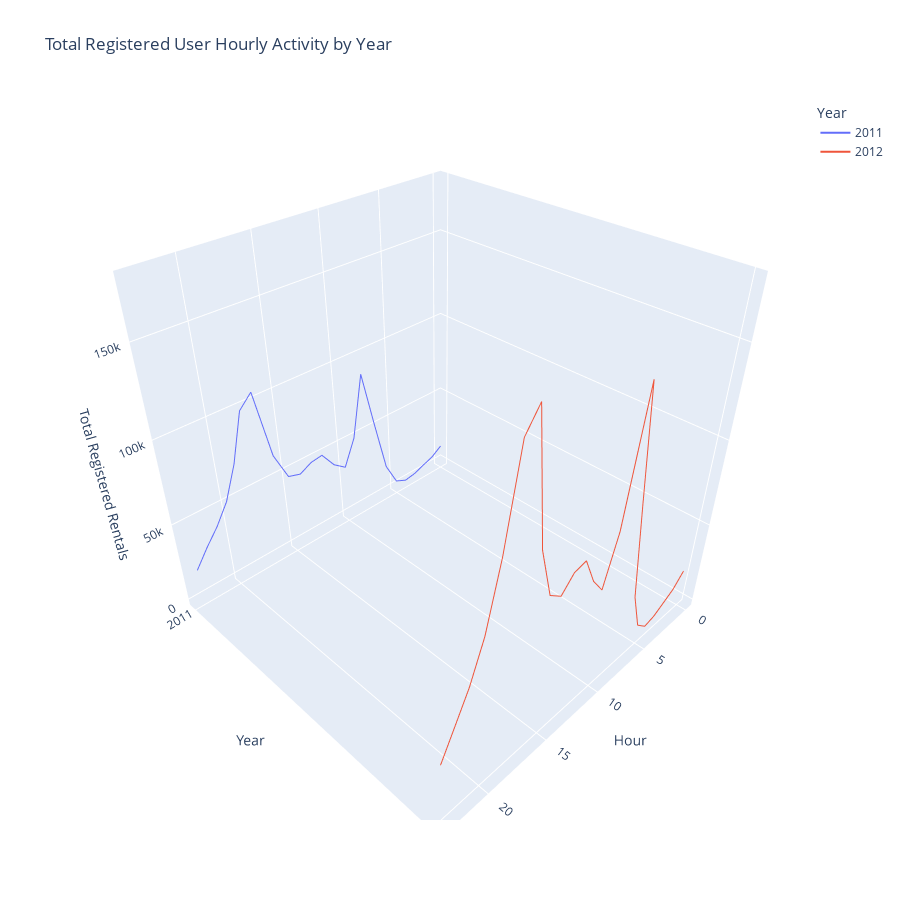

This figure's notebook cell:
### Markdown cell above
#### Total Registered User in 2011 Compared to 2012 [68.37% increase]

### Code cell
fig = px.line_3d(df_hour_year_registered, x = 'hr', y = 'yr', z = 'registered', color = 'yr', category_orders = {'yr': years}, labels = plot_labels,
                 title = 'Total Registered User Hourly Activity by Year')

scale_plot(fig, x_length, y_length)
fig.show()

### Figure 1 — Plotly figure (JSON) as saved in the notebook; plotly's stock layout.template omitted (floating-point values rounded to 4 significant figures)
{"data": [{"hovertemplate": "Year=%{y}<br>Hour=%{x}<br>Total Registered Rentals=%{z}<extra></extra>", "legendgroup": "2011", "line": {"color": "#636efa", "dash": "solid"}, "marker": {"symbol": "circle"}, "mode": "lines", "name": "2011", "scene": "scene", "showlegend": true, "type": "scatter3d", "x": [0, 1, 2, 3, 4, 5, 6, 7, 8, 9, 10, 11, 12, 13, 14, 15, 16, 17, 18, 19, 20, 21, 22, 23], "y": ["2011", "2011", "2011", "2011", "2011", "2011", "2011", "2011", "2011", "2011", "2011", "2011", "2011", "2011", "2011", "2011", "2011", "2011", "2011", "2011", "2011", "2011", "2011", "2011"], "z": [12117, 7487, 5091, 2487, 1386, 4729, 19424, 53162, 88498, 50622, 34446, 40016, 50192, 49187, 45385, 47727, 64883, 106159, 98919, 71277, 51858, 40030, 30646, 20123]}, {"hovertemplate": "Year=%{y}<br>Hour=%{x}<br>Total Registered Rentals=%{z}<extra></extra>", "legendgroup": "2012", "line": {"color": "#EF553B", "dash": "solid"}, "marker": {"symbol": "circle"}, "mode": "lines", "name": "2012", "scene": "scene", "showlegend": true, "type": "scatter3d", "x": [0, 1, 2, 3, 4, 5, 6, 7, 8, 9, 10, 11, 12, 13, 14, 15, 16, 17, 18, 19, 20, 21, 22, 23], "y": ["2012", "2012", "2012", "2012", "2012", "2012", "2012", "2012", "2012", "2012", "2012", "2012", "2012", "2012", "2012", "2012", "2012", "2012", "2012", "2012", "2012", "2012", "2012", "2012"], "z": [19638, 11968, 7849, 3794, 2168, 8520, 32691, 92972, 156742, 86358, 58022, 68018, 84504, 83019, 75178, 80816, 109031, 176481, 166357, 120007, 86314, 64845, 48766, 32753]}], "layout": {"autosize": false, "height": 900, "legend": {"title": {"text": "Year"}, "tracegroupgap": 0}, "scene": {"aspectmode": "auto", "aspectratio": {"x": 1, "y": 1, "z": 1}, "domain": {"x": [0, 1], "y": [0, 1]}, "xaxis": {"title": {"text": "Hour"}, "type": "linear"}, "yaxis": {"categoryarray": ["2011", "2012"], "categoryorder": "array", "title": {"text": "Year"}, "type": "category"}, "zaxis": {"title": {"text": "Total Registered Rentals"}, "type": "linear"}}, "title": {"text": "Total Registered User Hourly Activity by Year"}, "width": 900}}
